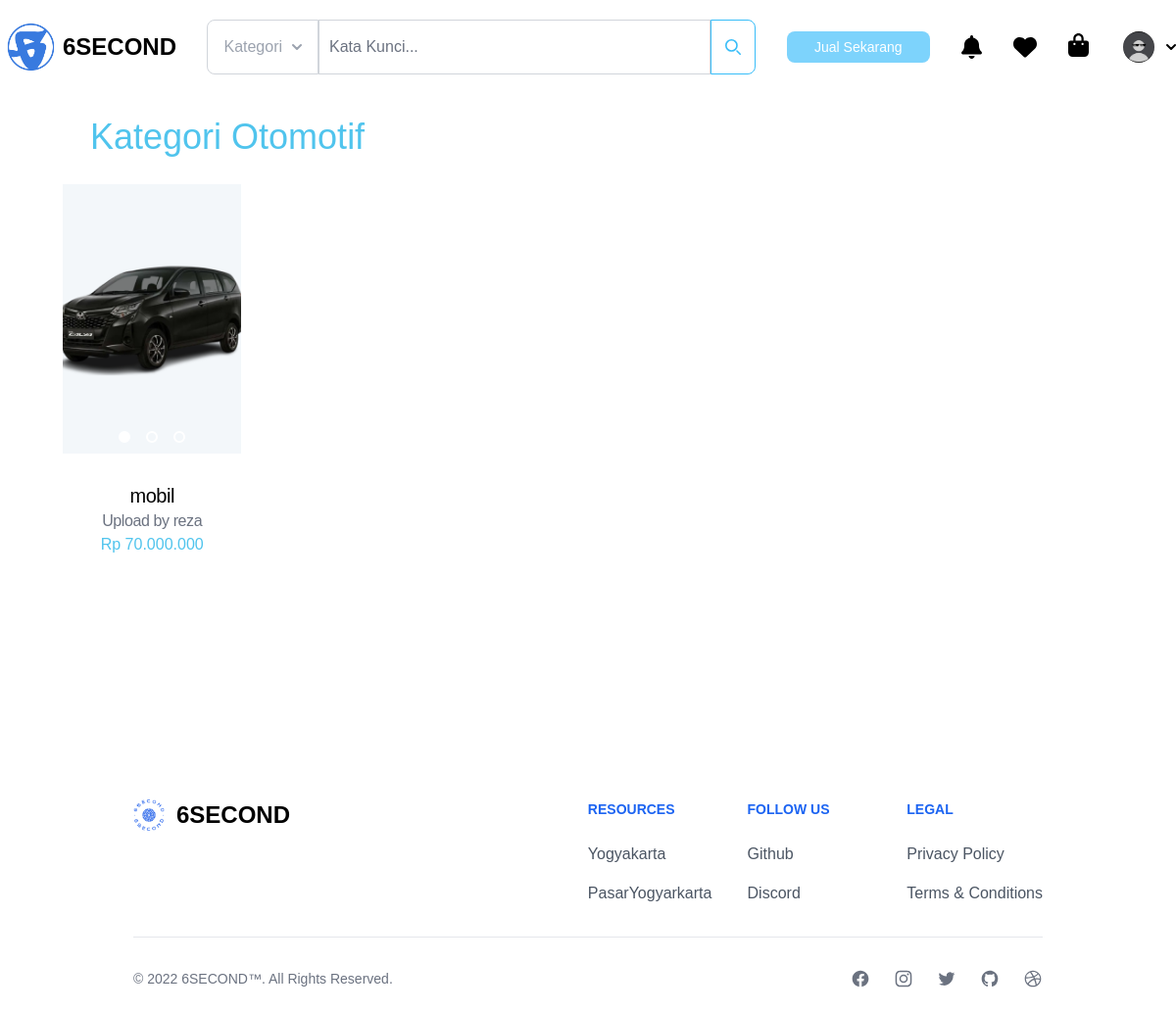
The app's page /otomotif.php (signed in) with its own data.
### tables this page shows
CREATE TABLE `detail_barang` (
  `id` int NOT NULL,
  `username` varchar(255) NOT NULL,
  `nama_barang` varchar(255) NOT NULL,
  `harga_barang` decimal(10,2) NOT NULL,
  `nomor_telepon` varchar(20) DEFAULT NULL,
  `kondisi` text,
  `deskripsi_barang` text,
  `link_maps` varchar(255) DEFAULT NULL,
  `gambar_barang_1` varchar(255) DEFAULT NULL,
  `gambar_barang_2` varchar(255) DEFAULT NULL,
  `gambar_barang_3` varchar(255) DEFAULT NULL,
  `gambar_barang_4` varchar(255) DEFAULT NULL,
  `tanggal_masuk` timestamp NULL DEFAULT CURRENT_TIMESTAMP,
  `jumlah_like` int DEFAULT '0',
  `jumlah_views` int DEFAULT '0',
  `lokasi_barang` varchar(255) NOT NULL,
  `kategori` varchar(50) NOT NULL
);

### otomotif.php (the view, shortened to what this page needs)
<?php
require_once 'koneksi.php';
$query = "SELECT id, username, nama_barang, harga_barang, gambar_barang_1 FROM detail_barang WHERE kategori = 'otomotif'";
$result = $connection->query($query);
if ($result->num_rows > 0) {
    $rows = $result->fetch_all(MYSQLI_ASSOC);
    ?>
<!DOCTYPE html>
<html lang="en">
<head>
  <link rel="stylesheet" href="assets/app.css" />
  <link href="./output.css" rel="stylesheet">
  <link href="https://cdn.jsdelivr.net/npm/tailwindcss@2.2.19/dist/tailwind.min.css" rel="stylesheet" />
  <link href="https://cdnjs.cloudflare.com/ajax/libs/flowbite/2.3.0/flowbite.min.css" rel="stylesheet" />
</head>
<header>
            <?php require_once 'header.php'; ?>
</header>
<body>
<div class="mb-44">
    <div class="md:grid md:grid-cols-5 my-10 justify-center gap-x-10 md:mx-16 mx-7">
        <div class="md:mx-10 mx-3 col-span-5">
            <h1 class="text-blue font-medium md:text-4xl text-3xl -ml-3 md:mt-20 mt-24">Kategori Otomotif</h1>
        </div>
        <?php
        foreach ($rows as $row) {
            $nama_barang = $row['nama_barang'];
            $words = explode(" ", $nama_barang);
            $short_name = implode(" ", array_slice($words, 0, 3));
            ?>
            <div class="group flex my-7 justify-center md:col-span-1 max-w-screen-xl md:max-w-xs flex-col overflow-hidden bg-card-ec hover:shadow-xl">
                <a href="tampil_detail_product.php?id=<?php echo $row['id']; ?>" class="relative flex h-72 overflow-hidden justify-center">
                    <img class="card-image md:absolute w-full top-0 right-0 object-cover" src="<?php echo $row['gambar_barang_1']; ?>" alt="product image" />
                    <div class="absolute bottom-0 mb-6 flex w-full justify-center space-x-4">
                        <div class="h-3 w-3 rounded-full border-2 border-white bg-white"></div>
                        <div class="h-3 w-3 rounded-full border-2 border-white bg-transparent"></div>
                        <div class="h-3 w-3 rounded-full border-2 border-white bg-transparent"></div>
                    </div>
</a>
<div class="mt-4 pb-5 flex flex-col">
<a href="tampil_detail_product.php?id=<?php echo $row['id']; ?>">
<h1 class="text-center tracking-tight font-medium text-xl"><?php echo $short_name; ?></h1>
<h2 class="text-center tracking-tight font-light text-gray-500">Upload by <?php echo $row['username']; ?></h2>
</a>
<div class="flex justify-center">
<p><span class="text-base text-blue font-medium">Rp <?php echo number_format($row['harga_barang'], 0, '', '.'); ?></span></p>
</div>
</div>
</div>
<?php
     }
     ?>
</div>
</div>
<?php
} else {
    echo "Tidak ada data yang ditemukan.";
}
?>
</body>
<header>
            <?php require_once 'footer.php'; ?>
</header>
</html>

### assets/app.css (style rules this page uses)
* { box-sizing: border-box; }
body { margin: 0; font-family: Poppins; overflow-x: hidden; }
* { margin: 0; padding: 0; box-sizing: border-box; font-family: "Poppins", sans-serif; }
.bg-card-ec { background-color: #fff; transition: background-color 0.3s ease; }

### otomotif.php (style rules this page uses)
.card-image { width: 320px; height: 275px; }

### records on screen
detail_barang: gambar_barang_1 (picture), nama_barang "mobil", username "reza", harga_barang "70.000.000"
